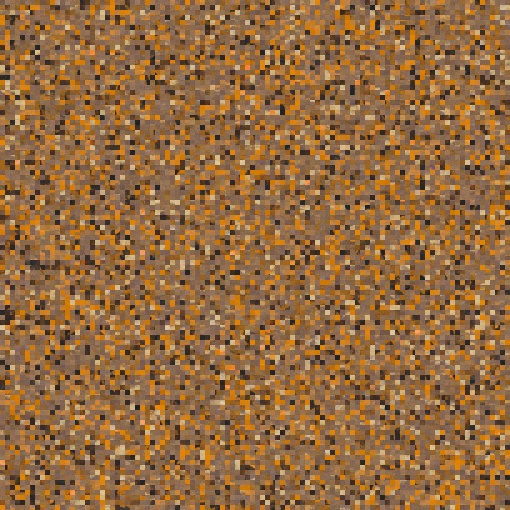
#> input picture Exams_simulations/mosaic.jpg, 510 x 510 px, given in place of 237922.jpg, which was not available; the run also reads 1 picture not shown here
$ jupyter execute --allow-errors 'Esercitazione 1 seconda prova in itinere.ipynb'   (text cells are left out)
#> lines starting #> are read from the running program, lines starting #| are printed output that depends on the picture; pictures that were not available may be replaced by others from this repository, and a replacement may not be noted
[cell 1]
import numpy as np
import cv2
import matplotlib.pyplot as plt

[cell 2]
#PREPROCESSING
im1= cv2.imread(r"C:\Users\andre\Pictures\237922.jpg")
#> im1 is the input picture: shape (510, 510, 3); mean B, G, R 64.4, 106.8, 148.7
im1= cv2.cvtColor(im1, cv2.COLOR_BGR2RGB)
im1 = cv2.resize(im1, (759, 946), interpolation=cv2.INTER_LINEAR)
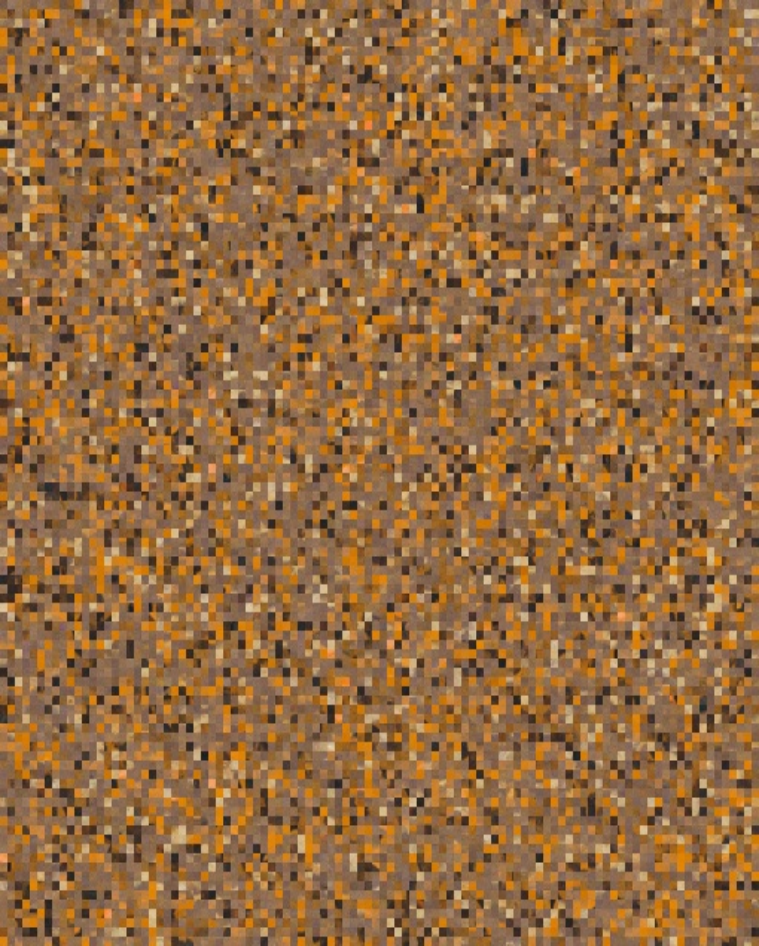
#> im1: shape (946, 759, 3); mean R, G, B 148.5, 106.6, 64.3

im2= cv2.imread(r"C:\Users\andre\Pictures\237920.jpg")
im2= cv2.cvtColor(im2, cv2.COLOR_BGR2RGB)
plt.imshow(im1)
print(im1.shape, im2.shape)
#| (946, 759, 3) (510, 510, 3)
im1.shape
if im1.shape[0]%2==0:
    h=im1.shape[0]
#> h = 946
else:
    h=im1.shape[0]-1
if im1.shape[1]%2==0:
    w=im1.shape[1]
else:
    w=im1.shape[1]-1
#> w = 758
im1=im1[:h,:w,:]
#> im1: shape (946, 758, 3)
im2=im2[:h,:w,:]
print(im1.shape, im2.shape)
#| (946, 758, 3) (510, 510, 3)

[cell 3]
def merge(im1, im2, tp, ptOut):
#> called with tp = 0, ptOut = 'HalfandHalf.jpg'
    if im1.shape[0]%2==0:
        h=im1.shape[0]
#> h = 946
    else:
        h=im1.shape[0]-1
    if im1.shape[1]%2==0:
        w=im1.shape[1]
#> w = 758
    else:
        w=im1.shape[1]-1
    im1=im1[:h,:w,:]
    im2=im2[:h,:w,:]
    if tp==0:
        tp=im1.copy()
        #tp0[:,:w//2,:]=im1[:,:w//2,:]
        tp[:,w//2:w,:]=im2[:,w//2:w,:]
    elif tp==1:
        tp=im1.copy()
        #tp1[:h//2,:,:]=im1[:h//2,:,:]
        tp[h//2:h,:,:]=im2[h//2:h,:,:]
    elif tp==2:
        tp=im1.copy()
        tp[:h//2,:,:]=im2[:h//2,:,:]
        #tp1[h//2:h,:,:]=im1[h//2:h,:,:]
    elif tp==3:
        tp=im1.copy()
        tp[:,:w//2,:]=im2[:,:w//2,:]
        #tp3[:,w//2:w,:]=im1[:,w//2:w,:]
    plt.imshow(tp)
    cv2.imwrite(ptOut, tp)

#> (the rest of this cell did not finish here and is left out)

[cell 4]
imconv=im1.copy()
kernel=[[-2, -1, 0], [-1,  1, 1], [ 0,  1, 2]]

def conv(im, w0,w1,h0,h1,kernel, ptOut):
    w0=100
    w1=400
    h0=200
    h1=500

    kernel=[[-2, -1, 0], [-1,  1, 1], [ 0,  1, 2]]
    #a = np.ones((3, 3), np.float32) / 9
    a=kernel

    conv1=imconv[h0-1:h1+1,w0-1:w1+1,:].copy()

    plt.imshow(conv1)

    imC= np.zeros((conv1.shape[0], conv1.shape[1], 3), dtype='uint8')

    for canal in range(3):
        for i in range(1,conv1.shape[0]-1):
            for j in range(1,conv1.shape[1]-1):
                imC[i,j,canal]= np.sum(conv1[i-1:i+2,j-1:j+2,canal]*a)

    print(imC.shape)
    imC=imC[1:-1,1:-1,:]
    print(imC.shape)
    imconv[h0:h1,w0:w1,:]=imC
    plt.imshow(imconv)
    cv2.imwrite(ptOut, imconv)


#> (the rest of this cell did not finish here and is left out)

[cell 5]
im1.shape
imb=im1[:10,:20,:]

#plt.imshow(imb)
a=imb.shape[0]-(imb.shape[0]%8)
#> a = 8
b=imb.shape[1]-(imb.shape[1]%8)
#> b = 16
imb=imb[:a,:b,:]

[cell 6]
print(a,b)
#| 8 16
for x in range(0,a,8):
    for y in range(0,b,8):
        print(x,y)
        imp=(imb[x:x+8,y:y+8,:])
        hist = np.zeros(256, dtype=int)
        for z in range(3):
            for x in range(imp.shape[0]):
                for y in range(imp.shape[1]):
                    hist[(imp[x,y,z])] += 1
        plt.bar(range(256), hist, color='black', width=1.0)
        plt.xlim(0, 255)  # Limita l'asse x al range dei valori dei pixel
        plt.pause(0.5)  # Pausa di 0.5 secondi tra le immagini
#> this loop made 1 pass
#> pass 1, `plt.pause(0.5)`:
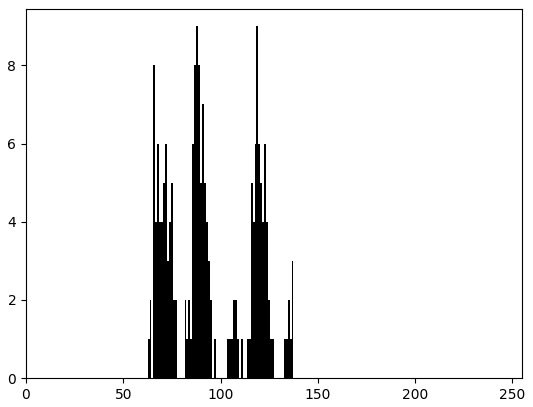
#> figure drawn by matplotlib, 1 panel

#plt.imshow(imb[x:x+8,y:y+8,:])

[cell 7]
# Calcolo istogramma
hist = np.zeros(256, dtype=int)  # Array per contare le occorrenze dei valori di pixel

for z in range(3):
    for x in range(im1.shape[0]):
        for y in range(im1.shape[1]):
            hist[(im1[x,y,z])] += 1

# Mostra l'istogramma con barre
plt.bar(range(256), hist, color='black', width=1.0)
plt.xlim(0, 255)  # Limita l'asse x al range dei valori dei pixel
plt.show()
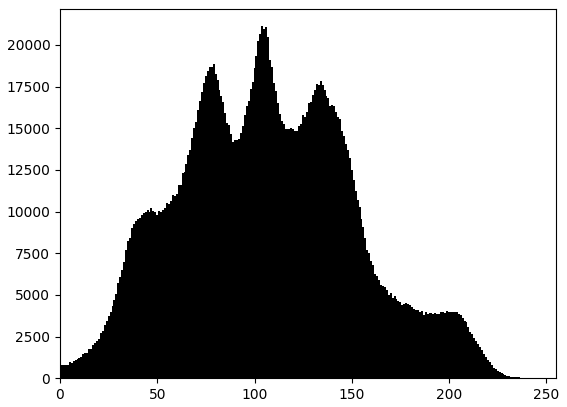
#> figure drawn by matplotlib, 1 panel; tallest bar 21124 high, from x = 103.5 to 104.5
#print(hist)
